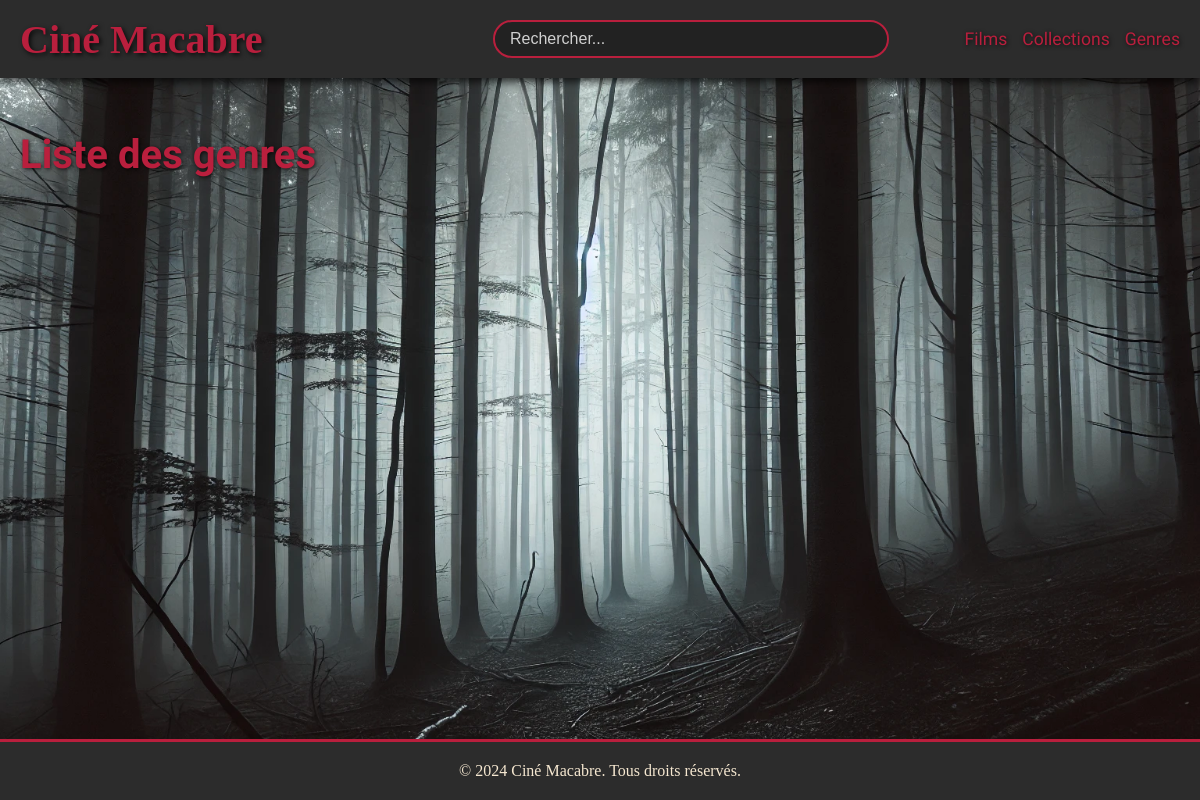
Page /genres.php on the earlier database version.
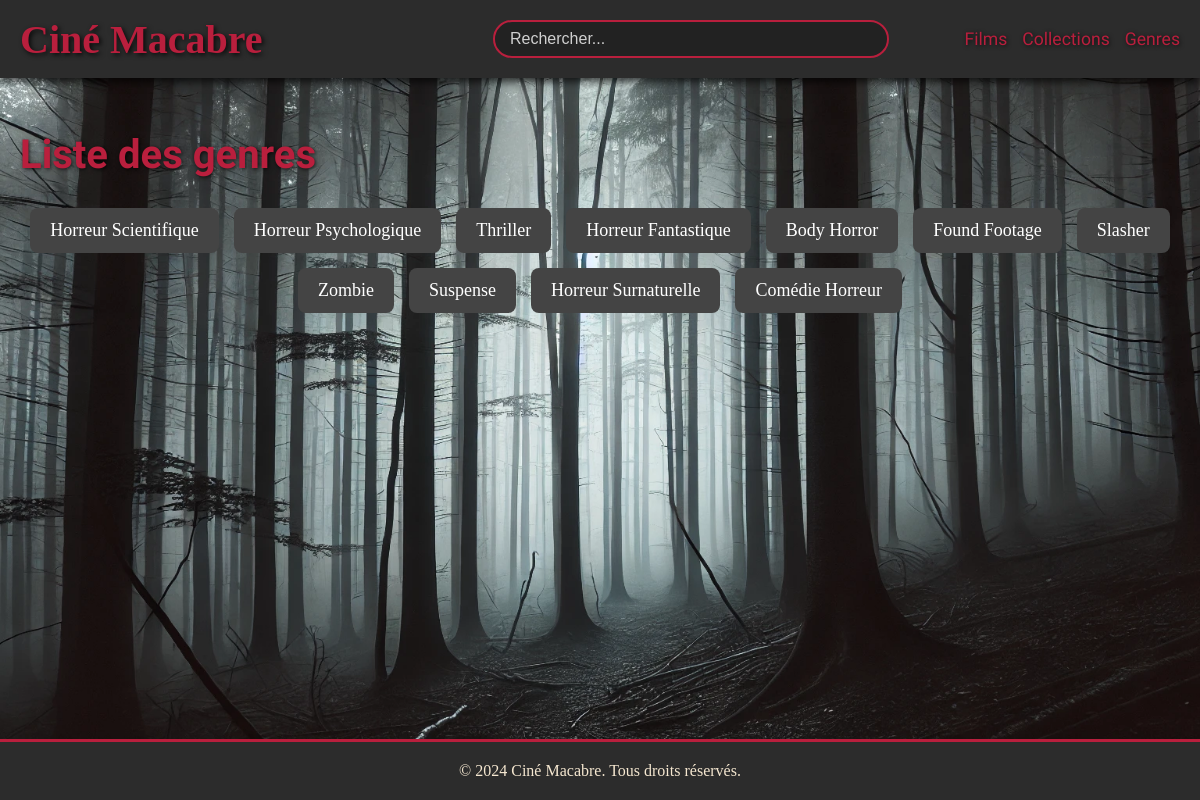
Same page on the later database version.
### tables this page shows
CREATE TABLE IF NOT EXISTS `genres` (
  `id` int NOT NULL AUTO_INCREMENT,
  `nom` varchar(100) NOT NULL,
  PRIMARY KEY (`id`)
);

### data/requetes.php (called while the page is built, shortened)
<?php
include 'connBD.php';
function getGenres() {
    global $pdo;
    $query = 'SELECT id_genre, nom FROM genres';
    $stmt = $pdo->prepare($query);
    $stmt->execute();
    return $stmt->fetchAll(PDO::FETCH_ASSOC);
}

### genres.php (the view, shortened to what this page needs)
<?php
include 'common.php';
include 'data/requetes.php';
$genres = getGenres();
echo '<main><div class="container"><h2>Liste des genres</h2><div class="genres-list">';
foreach ($genres as $genre) {
    echo '<a href="filmsGenre.php?genre=' . $genre['id_genre'] . '" class="genre-button">' . htmlspecialchars($genre['nom']) . '</a>';
}
echo '</div></div></main>';
?>

Differences in the rows shown:
added genres: nom "Horreur Scientifique"
added genres: nom "Horreur Psychologique"
added genres: nom "Thriller"
added genres: nom "Horreur Fantastique"
added genres: nom "Body Horror"
added genres: nom "Found Footage"
added genres: nom "Slasher"
added genres: nom "Zombie"
added genres: nom "Suspense"
added genres: nom "Horreur Surnaturelle"
added genres: nom "Comédie Horreur"
